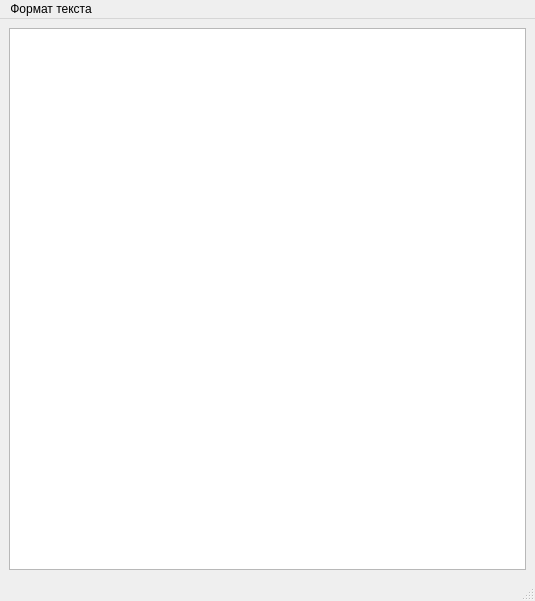
<?xml version="1.0" encoding="UTF-8"?>
<ui version="4.0">
 <class>BookWindow</class>
 <widget class="QMainWindow" name="BookWindow">
  <property name="geometry">
   <rect>
    <x>0</x>
    <y>0</y>
    <width>535</width>
    <height>601</height>
   </rect>
  </property>
  <property name="sizePolicy">
   <sizepolicy hsizetype="Fixed" vsizetype="Fixed">
    <horstretch>0</horstretch>
    <verstretch>0</verstretch>
   </sizepolicy>
  </property>
  <property name="windowTitle">
   <string/>
  </property>
  <widget class="QWidget" name="centralwidget">
   <layout class="QGridLayout" name="gridLayout">
    <item row="1" column="0" colspan="2">
     <widget class="QTextEdit" name="textEdit"/>
    </item>
   </layout>
  </widget>
  <widget class="QStatusBar" name="statusbar"/>
  <widget class="QMenuBar" name="menuBar">
   <property name="geometry">
    <rect>
     <x>0</x>
     <y>0</y>
     <width>535</width>
     <height>26</height>
    </rect>
   </property>
   <widget class="QMenu" name="menu">
    <property name="title">
     <string>Формат текста</string>
    </property>
    <addaction name="Choice_font_action"/>
    <addaction name="Choice_size_action"/>
    <addaction name="Choice_text_color_action"/>
   </widget>
   <addaction name="menu"/>
  </widget>
  <action name="Choice_font_action">
   <property name="text">
    <string>Выбрать шрифт</string>
   </property>
  </action>
  <action name="Choice_size_action">
   <property name="text">
    <string>Сменить размер</string>
   </property>
  </action>
  <action name="Choice_text_color_action">
   <property name="text">
    <string>Цвет текста</string>
   </property>
  </action>
 </widget>
 <resources/>
 <connections/>
</ui>
